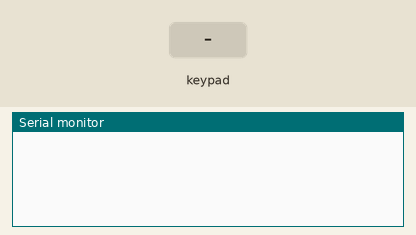
This sketch was run on a simulated Arduino Mega 2560, built with avr-gcc and run on an emulated ATmega2560. Parts: the last lines printed to the serial monitor. Inputs (shaded band) come from the test bench.

Above: at 1.2 s.
1.3 s: key '1' pressed
At 1.8 s:
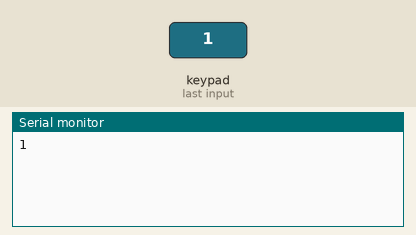
2.8 s: keypad keys 4 3 3 8 3 9 4 1 # pressed 0.4 s apart
At 6.5 s:
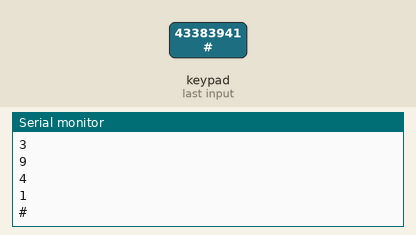
7.9 s: key '*' pressed
At 9.1 s:
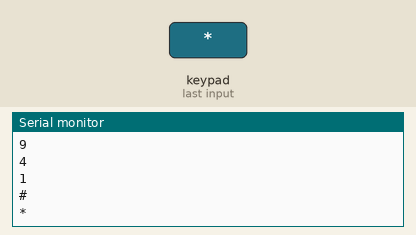
9.4 s: keypad keys 4 2 4 4 4 0 pressed 0.4 s apart
At 12.0 s:
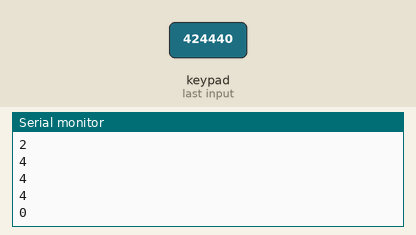
Timing chart, 0 to 13.5 s (numbered marks = the images above; inputs shaded):
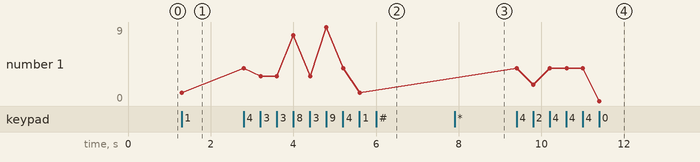

Measured:
- after the input at 1.3 s, the serial monitor: prints a new line at once (image 1)
- after the input at 2.8 s, the serial monitor: prints a new line at once (image 2)
- after the input at 7.9 s, the serial monitor: prints a new line at once (image 3)
- after the input at 9.4 s, the serial monitor: prints a new line at once (image 4)
- plotted number 1: 1 → 0 after the input at 9.4 s

The sketch:

keypadtest.ino
```cpp
#include <Keypad.h>

const int ROW_NUM = 4; //four rows
const int COLUMN_NUM = 3; //three columns

char keys[ROW_NUM][COLUMN_NUM] = {
  {'1','2','3'},
  {'4','5','6'},
  {'7','8','9'},
  {'*','0','#'}
};

//left to right with our keypad
//COL2, ROW1, COL1, ROW4, COL3, ROW3, ROW2
//on our board, we go from right to left, 44-38
//so ROW2, ROW3, COL3, ROW4, COL1, ROW1, COL2
//NOTE: THIS IS WRONG
//TODO: FIX!!!
//   38    39    40    41    42    43    44
byte pin_rows[ROW_NUM] = {43,38,39,41}; //connect to the row pinouts of the keypad
byte pin_column[COLUMN_NUM] = {42,44,40}; //connect to the column pinouts of the keypad

Keypad keypad = Keypad( makeKeymap(keys), pin_rows, pin_column, ROW_NUM, COLUMN_NUM );

void setup(){
  Serial.begin(9600);
}

void loop(){
  char key = keypad.getKey();

  if (key){
    Serial.println(key);
  }
}
```
